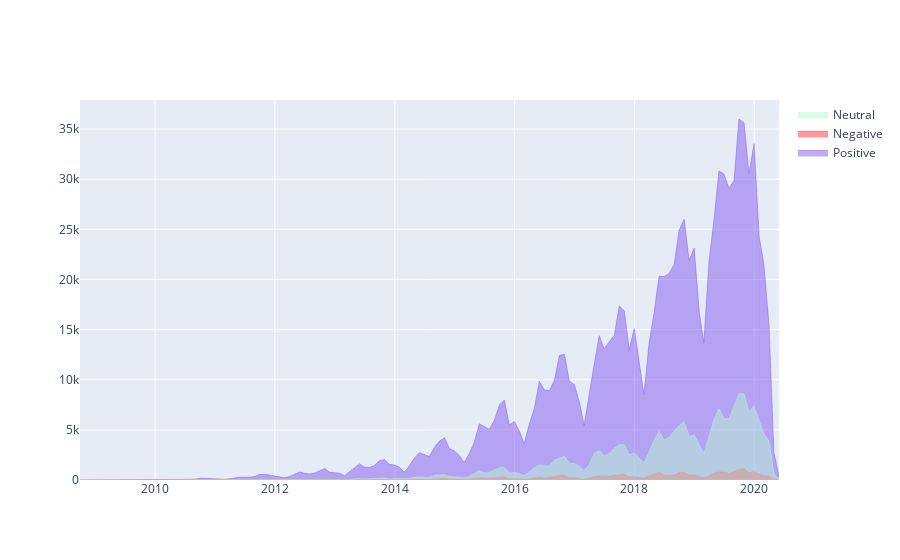

Notebook source saved alongside this figure:
### Code cell
init_notebook_mode(connected=True)

trace0 = go.Scatter(
    x = result.index,
    y = result['Positive'],
    name = 'Positive',
    opacity=0.8,
    mode='lines',
    line=dict(width=0.5, color='rgb(131, 90, 241)'),
    stackgroup='one'
)

trace1 = go.Scatter(
    x = result.index,
    y = result['Negative'],
    name = 'Negative',
    opacity=0.8,
    mode='lines',
    line=dict(width=0.5, color='rgb(255, 50, 50)'),
    stackgroup='two'
)    
trace2 = go.Scatter(
    x = result.index,
    y = result['Neutral'],
    name = 'Neutral',
    opacity=0.8,
    mode='lines',
    line=dict(width=0.5, color='rgb(184, 247, 212)'),
    stackgroup='three'
)

data = [trace0, trace1, trace2]

iplot(data)

### Figure 1 — Plotly figure (JSON) as saved in the notebook; plotly's stock layout.template omitted (floating-point values rounded to 4 significant figures; data arrays with more than 128 entries replaced by an {"elided": "..."} marker saying what was removed)
{"data": [{"line": {"color": "rgb(131, 90, 241)", "width": 0.5}, "mode": "lines", "name": "Positive", "opacity": 0.8, "stackgroup": "one", "type": "scatter", "x": {"elided": "136 str values"}, "y": {"elided": "136 int values"}}, {"line": {"color": "rgb(255, 50, 50)", "width": 0.5}, "mode": "lines", "name": "Negative", "opacity": 0.8, "stackgroup": "two", "type": "scatter", "x": {"elided": "136 str values"}, "y": {"elided": "136 int values"}}, {"line": {"color": "rgb(184, 247, 212)", "width": 0.5}, "mode": "lines", "name": "Neutral", "opacity": 0.8, "stackgroup": "three", "type": "scatter", "x": {"elided": "136 str values"}, "y": {"elided": "136 int values"}}], "layout": {}}
